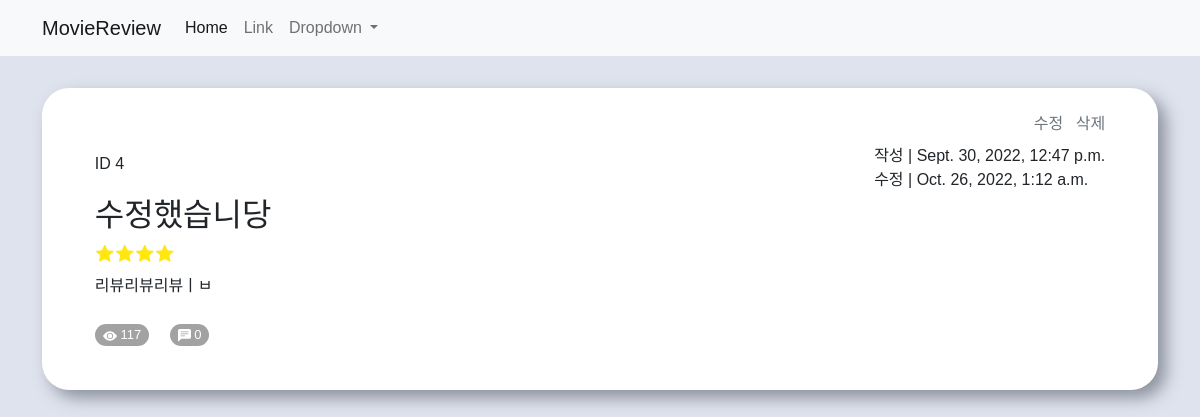
The app's page /movie/content/4 with its own data.
### movie/models.py (models this page shows)
class Review(models.Model):
    title = models.CharField(max_length = 80)
    content = models.TextField()
    created_at = models.DateTimeField(auto_now_add = True)
    updated_at = models.DateTimeField(auto_now = True)
    hits = models.IntegerField(default = 0)
    star = models.CharField(max_length = 10, default = '⭐⭐⭐⭐⭐')

### movie/views.py (the view)
# urls.py: path('content/<int:pk>', views.content, name='content'),
def content(request, pk):
    review = Review.objects.get(pk=pk)
    review.hits += 1
    review.save()
    context = {
        'review': review,
    }
    return render(request, 'movie/content.html', context)

### movie/templates/movie/content.html (shortened to what this page needs)
{% extends 'base.html' %}
{% block content %}
<div class="content-cont pt-4">
  <div class="mb-1 d-flex justify-content-between align-items-center">
    <p class="d-inline-block me-2 align-self-end">ID {{ review.pk }}</p>
    <div>
      <div class="mb-2" style="text-align: right;">
        <a href="{% url 'movie:edit' review.pk %}" class="me-2 text-secondary">수정</a>
        <a href="{% url 'movie:delete' review.pk %}" class="text-secondary" onclick="return confirm('삭제하시겠습니까?');" id="del">삭제</a>
      </div>
      <div>
        <p class="m-0">작성 | {{ review.created_at }}</p>
        <p class="m-0">수정 | {{ review.updated_at }}</p>
      </div>
    </div>
  </div>
  <div>
    <div class="d-flex justify-content-between">
      <h1 class="mb-2 fs-2 d-inline-block">{{ review.title }}</h1>
    </div>
    <p class="mb-2 index-star">{{ review.star }}</p>
    <p class="mb-4">{{ review.content }}</p>
  </div>
  <div>
    <div class="mybtn">
      <svg xmlns="http://www.w3.org/2000/svg" width="14" height="14" fill="currentColor" class="bi bi-eye-fill" viewBox="0 0 16 16">
        <path d="M10.5 8a2.5 2.5 0 1 1-5 0 2.5 2.5 0 0 1 5 0z"/>
        <path d="M0 8s3-5.5 8-5.5S16 8 16 8s-3 5.5-8 5.5S0 8 0 8zm8 3.5a3.5 3.5 0 1 0 0-7 3.5 3.5 0 0 0 0 7z"/>
      </svg> {{ review.hits }}
    </div>
    <div class="mybtn">
       0
    </div>
  </div>
</div>
{% endblock %}

### static/css/style.css (style rules this page uses)
* { font-family: 'Noto Sans KR', sans-serif; }
a { color: black; text-decoration: none; }
.content-cont { width: 100%; height: 100%; margin-top: 2rem; padding: 2.7rem 3.3rem; border-radius: 1.7rem; background-color:rgb(255, 255, 255); box-shadow: 0.5rem 0.5rem 1rem rgba(60, 67, 84, 0.5); }
.index-star { color: transparent; text-shadow: 0 0 0 rgb(255, 231, 15); }
.mybtn { display: inline-block; padding: 0.06rem 0.5rem 0.1rem; margin-right: 1rem; vertical-align: middle; border-radius: 1rem; background-color: rgb(162, 162, 163); color: white; font-size: 13px; }

### records on screen
Review: pk "4", created_at "Sept. 30, 2022, 12:47 p.m.", updated_at "Oct. 26, 2022, 1:12 a.m.", title "수정했습니당", content "리뷰리뷰리뷰ㅣㅂ", hits "117"
